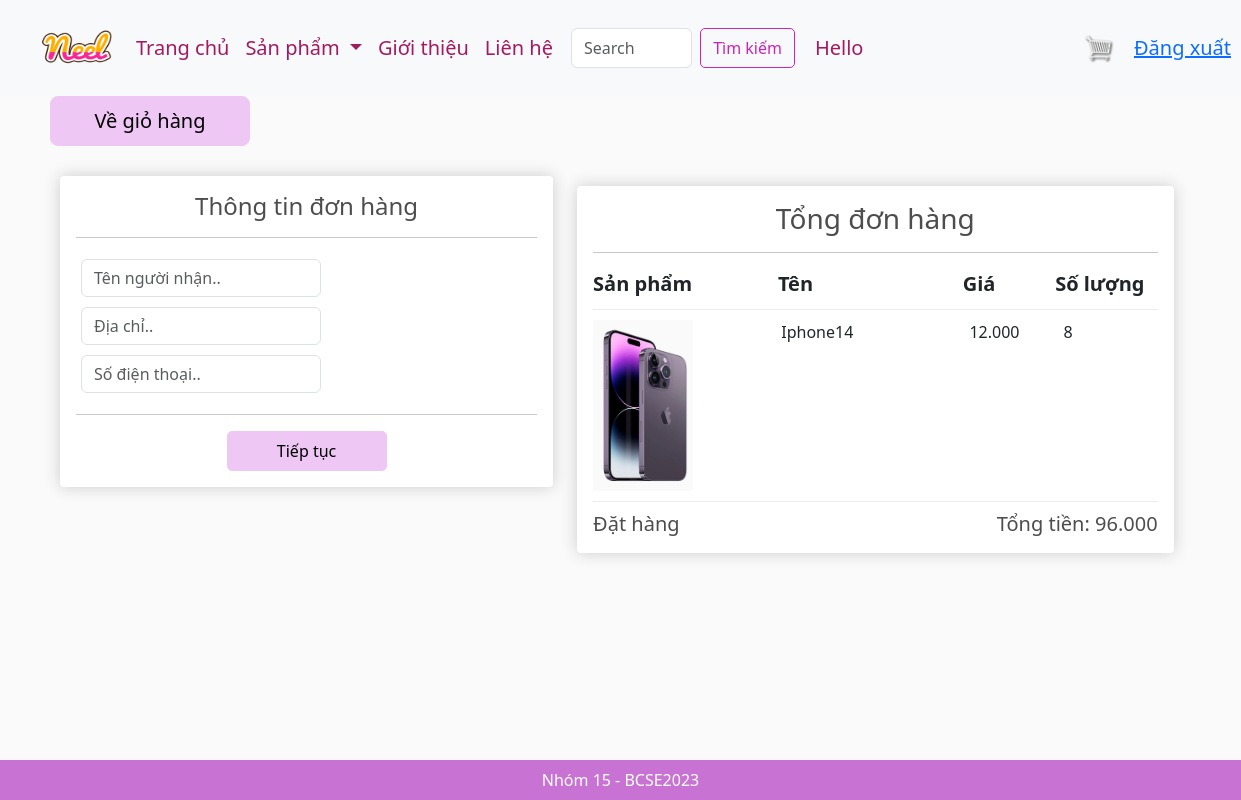
Before: /checkout/ (signed in) with the older database file.
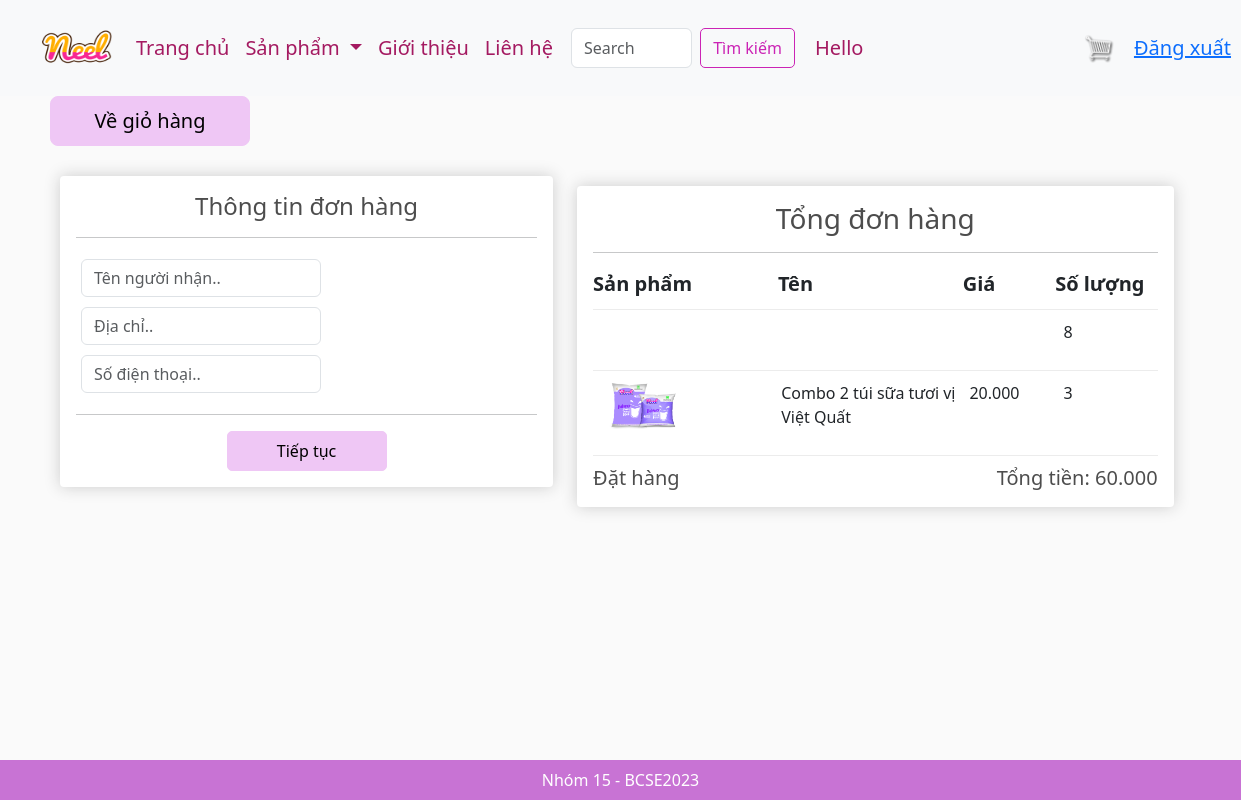
After: the same page with the newer database file.
### app/models.py (models this page shows, shortened)
class OrderItem(models.Model):
    product = models.ForeignKey(Product,on_delete=models.SET_NULL,blank=True,null=True)
    order = models.ForeignKey(Order,on_delete=models.SET_NULL,blank=True,null=True)
    quantity = models.IntegerField(default=0,null=True,blank=True,db_column='quality')
    date_added = models.DateTimeField(auto_now_add=True)
    @property
    def get_total(self):
        if self.product is not None:
            total = self.product.price * self.quantity
            return total
        else:
            return 0

class Product(models.Model):
    name = models.CharField(max_length=200,null=True)
    price = models.FloatField()
    digital = models.BooleanField(default=False,null=True,blank=False)
    image  = models.ImageField(null=True,blank=True)
    @property
    def ImageURL(self):
        try:
            url = self.image.url
        except:
            url = ''
        return url

class Order(models.Model):
    customer = models.ForeignKey(User,on_delete=models.SET_NULL,blank=True,null=True)
    date_order = models.DateTimeField(auto_now_add=True)
    complete = models.BooleanField(default=False,null=True,blank=False)
    transaction_id = models.CharField(max_length=200,null=True)
    @property
    def get_cart_items(self):
        orderitems = self.orderitem_set.all()
        total = sum([item.quantity for item in orderitems ])
        return total
    @property
    def get_cart_total(self):
        orderitems = self.orderitem_set.all()
        total = sum([item.get_total for item in orderitems if item.product is not None])
        return total

### app/views.py (the view)
# urls.py: path('checkout/', views.checkout, name="checkout"),
def checkout(request):
    if request.user.is_authenticated:
        customer = request.user
        order, created = Order.objects.get_or_create(customer=customer, complete = False)
        items = order.orderitem_set.all()
        cartItems = order.get_cart_items
        user_not_login = "hidden"
        user_login = "show"
    else:
        items = []
        order={'get_cart_items':0, 'get_cart_total':0}
        cartItems = order['get_cart_items']
        user_not_login = "show"
        user_login = "hidden"
    context={'items':items,'order':order,'cartItems':cartItems,'user_not_login':user_not_login,'user_login':user_login}
    return render(request,'app/checkout.html',context)

### app/templates/app/checkout.html (shortened to what this page needs)
{% extends 'app/base.html' %}
{% load static %}
{% block content_checkout %}
<a  style="float:lef;margin-left:50px; margin-bottom:30px; width:200px; height: 50px; font-size: 20px;border-radius:8px; background-color:#EFC7F5; border-color:#EFC7F5; color: #000000; text-decoration: none; display: flex; justify-content: center; align-items: center;" class="btn btn-success" href="{% url 'cart' %}">Về giỏ hàng</a>
     <div class="row" style='width:100%; '>
		<div class="col-lg-5" style="margin-left:60px">
			<div class="box-element" id="form-wrapper">
				<h4 style="text-align: center">Thông tin đơn hàng</h4>
				<hr>
				<form id="form">
					<div id="user-info">
						<div class="form-field">
							<input required class="form-control" type="text" name="name" placeholder="Tên người nhận..">
						</div>
						<div class="form-field">
							<input class="form-control" type="text" name="address" placeholder="Địa chỉ..">
						</div>
						<div class="form-field">
							<input class="form-control" type="text" name="address" placeholder="Số điện thoại..">
						</div>
					</div>
					<hr>
					<div style="text-align: center;">
						<input id="form-button" class="btn btn-success btn-block" type="submit" value="Tiếp tục" style='border-radius: 5px; background-color: #EFC7F5; border-color: #EFC7F5; color: #000000; height:40px; width:160px'>
				</div>
							</form>
			</div>
			<br>
		</div>
		<div class="col-lg-6">
			<div class="box-element">
				<h4 style="text-align: center; font-size: 28px">Tổng đơn hàng</h4>
				<hr>
				<div class="cart-row">
					<div style="flex:2; font-size: 20px; "><strong>Sản phẩm</strong></div>
					<div style="flex:2; font-size: 20px"><strong>Tên </strong></div>
					<div style="flex:1; font-size: 20px"><strong>Giá</strong></div>
					<div style="flex:1; font-size: 20px;margin-right: 10px"><strong>Số lượng</strong></div>
				</div>
				{% for item in items%}
				<div class="cart-row">
					<div style="flex:2"><img class="row-image" src="{{item.product.ImageURL}}"></div>
					<div style="flex:2;"><p>{{item.product.name}}</p></div>
					<div style="flex:1"><p>{{item.product.price| floatformat:3}}</p></div>
					<div style="flex:1"><p>{{item.quantity}}</p></div>
				</div>
				{%endfor%}
				<div>
					<h5 style="display: inline;" >Đặt hàng</h5>
					<h5 style="display: inline;float: right;">Tổng tiền: {{order.get_cart_total | floatformat:3}}</h5>
				</div>
			</div>
		</div>
	</div>
{% endblock content_checkout %}

Changed rows visible on the page:
changed OrderItem (number 1 of 2 on the later page): product.ImageURL: picture removed; product.name "Iphone14" → (not shown); product.price "12.000" → (not shown)
added OrderItem: product.ImageURL (picture), product.name "Combo 2 túi sữa tươi vị Việt Quất", product.price "20.000", quantity "3"
changed through a linked row, Order: get_cart_total "96.000" → "60.000"
